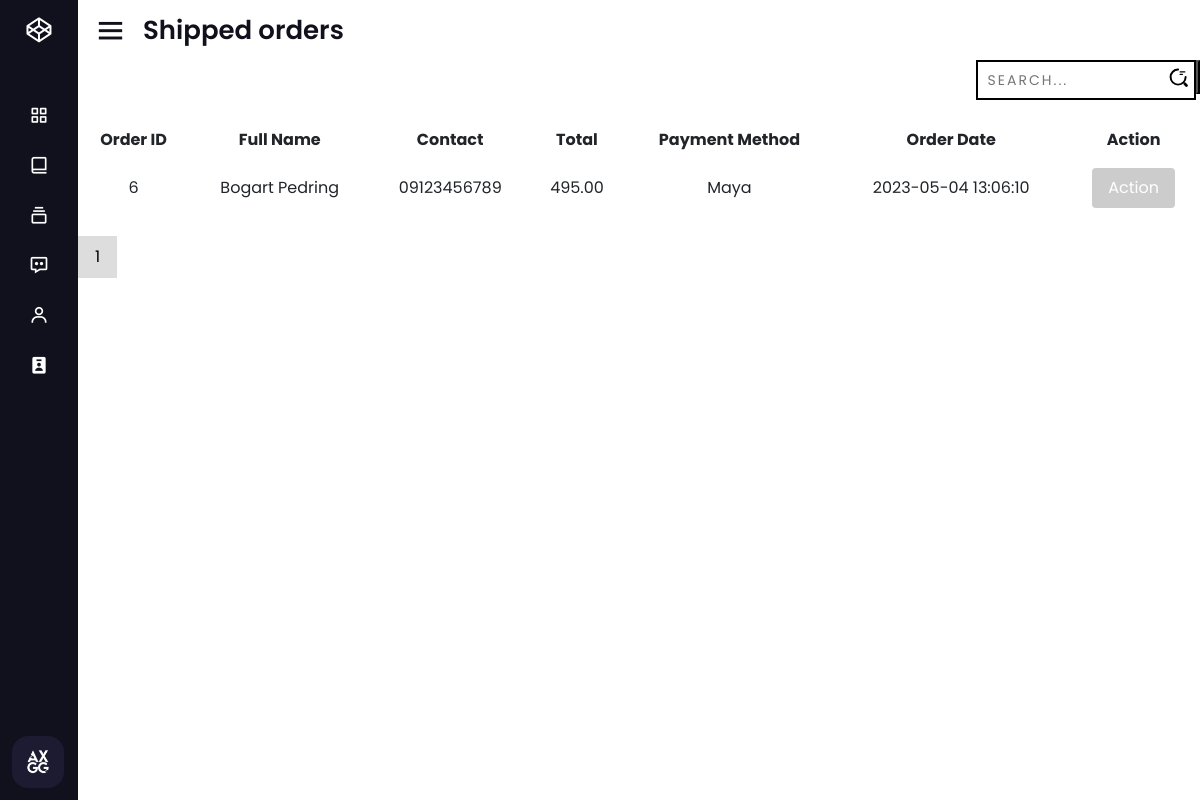
Screenshot of /orders/shipped.php (signed in) with the database file from the repository.
### tables this page shows
CREATE TABLE `orders` (
  `ord_id` int(11) NOT NULL,
  `user_id` int(11) DEFAULT NULL,
  `add_id` int(11) DEFAULT NULL,
  `full_name` varchar(50) NOT NULL,
  `contact` varchar(50) NOT NULL,
  `mod_` varchar(50) NOT NULL,
  `mop` varchar(50) NOT NULL,
  `status` tinyint(1) NOT NULL DEFAULT 0,
  `note` text DEFAULT NULL,
  `shipping` decimal(9,2) NOT NULL DEFAULT 150.00,
  `total` decimal(9,2) NOT NULL,
  `ord_date` datetime DEFAULT current_timestamp()
);

### orders/shipped.php (the view, shortened to what this page needs)
<!DOCTYPE html>
<html lang="en">
<head>
  <link rel="stylesheet" href="./css/shipped.css">
</head>
<body>
  <?php include('../includes/sidenav.php') ?>
  <section class="home-section">
    <div class="home-content">
      <i class='bx bx-menu'></i>
      <span class="text">Shipped orders</span>
    </div>
    <?php
    include('../config.php');
    $perPage = 10;
    $page = isset($_GET['page']) ? intval($_GET['page']) : 1;
    $offset = ($page - 1) * $perPage;
    if (isset($_GET['search']) && !empty($_GET['search'])) {
      $search = $_GET['search'];
      $sql = "SELECT * FROM orders WHERE status = 5 AND (full_name LIKE '%$search%' OR contact LIKE '%$search%') ORDER BY ord_date DESC LIMIT $offset, $perPage";
    } else {
      $sql = "SELECT * FROM orders WHERE status = 5 ORDER BY ord_date DESC LIMIT $offset, $perPage";
    }
    $result = mysqli_query($conn, $sql);
    if (mysqli_num_rows($result) > 0) {
      echo '
  <div class="input-container" style="margin-left: 80%; margin-bottom:20px;">
    <form action="" method="GET">
      <input type="text" name="search" class="input" placeholder="Search..." value="' . (isset($_GET['search']) ? $_GET['search'] : '') . '">
      <button style="position:absolute; padding-top:30px;">
        <span class="icon">
          <svg width="19px" height="19px" viewBox="0 0 24 24" fill="none" xmlns="http://www.w3.org/2000/svg">
            <g id="SVGRepo_bgCarrier" stroke-width="0"></g>
            <g id="SVGRepo_tracerCarrier" stroke-linecap="round" stroke-linejoin="round"></g>
            <g id="SVGRepo_iconCarrier">
              <path opacity="1" d="M14 5H20" stroke="#000" stroke-width="1.5" stroke-linecap="round" stroke-linejoin="round"></path>
              <path opacity="1" d="M14 8H17" stroke="#000" stroke-width="1.5" stroke-linecap="round" stroke-linejoin="round"></path>
              <path d="M21 11.5C21 16.75 16.75 21 11.5 21C6.25 21 2 16.75 2 11.5C2 6.25 6.25 2 11.5 2" stroke="#000" stroke-width="2.5" stroke-linecap="round" stroke-linejoin="round"></path>
              <path opacity="1" d="M22 22L20 20" stroke="#000" stroke-width="3.5" stroke-linecap="round" stroke-linejoin="round"></path>
            </g>
          </svg>
        </span>
      </button>
    </form>
  </div>
    <table>
      <thead>
        <tr>
          <th>Order ID</th>
          <th>Full Name</th>
          <th>Contact</th>
          <th>Total</th>
          <th>Payment Method</th>
          <th>Order Date</th>
          <th>Action</th>
        </tr>
      </thead>
    <tbody>';
      while ($row = mysqli_fetch_assoc($result)) {
        $orderId = $row['ord_id'];
        $fullName = $row['full_name'];
        $contact = $row['contact'];
        $total = $row['total'];
        $payment = $row['mop'];
        $orderDate = $row['ord_date'];
        echo '<tr>
                <td>' . $orderId . '</td>
                <td>' . $fullName . '</td>
                <td>' . $contact . '</td>
                <td>' . $total . '</td>
                <td>' . $payment . '</td>
                <td>' . $orderDate . '</td>
                <td>
                  <button class="action-button">Action</button>
                  <div class="more-options">
                    <form action="./actions/to-completed.php" method="post">
                      <input type="hidden" name="orderId" value="' . $orderId . '">
                      <button type="submit" name="completed" class="status">Completed</button>
                    </form>
                    <a href="shipped-view.php?id=' . $orderId . '"><button class="view">View</button></a>
                  </div>
                </td>
              </tr>';
      }
      echo '</tbody>
    </table>';
      $totalOrders = mysqli_num_rows(mysqli_query($conn, "SELECT * FROM orders WHERE status = 5"));
      $totalPages = ceil($totalOrders / $perPage);
      echo '<div class="pagination">';
      for ($i = 1; $i <= $totalPages; $i++) {
        echo '<a href="?page=' . $i . '" ' . ($page == $i ? 'class="active"' : '') . '>' . $i . '</a>';
      }
      echo '</div>';
    } else {
      echo 'No orders found.';
    }
    ?>
  </section>
</body>
</html>

### orders/css/shipped.css (style rules this page uses)
table { font-family: arial, sans-serif; border-collapse: collapse; width: 100%; text-align: center; }
td, th { border: 1px solid #dddddd; text-align: left; padding: 8px; text-align: center; }
.pagination { margin-top: 20px; text-align: center; }
.pagination a { display: inline-block; padding: 8px 16px; text-decoration: none; color: #000; border: 1px solid #ddd; margin-right: 5px; }
.pagination a.active { background-color: #ddd; }
.action-button { padding: 8px 16px; background-color: #4CAF50; color: #fff; border: none; border-radius: 4px; cursor: pointer; }
.action-button { padding: 8px 16px; background-color: #ccc; color: #fff; border: none; border-radius: 4px; cursor: pointer; }
.input-container { width: 220px; position: relative; }
.icon { position: absolute; right: 10px; top: calc(50% + 5px); transform: translateY(calc(-50% - 5px)); }
.input { width: 100%; height: 40px; padding: 10px; transition: .2s linear; border: 2.5px solid black; font-size: 14px; text-transform: uppercase; letter-spacing: 2px; }

### assets/css/style.css (style rules this page uses)
* { margin: 0; padding: 0; box-sizing: border-box; font-family: "Poppins", sans-serif; }
:root { --background-color1: #fafaff; --background-color2: #ffffff; --background-color3: #ededed; --background-color4: #cad7fda4; --primary-color: #4b49ac; --secondary-color: #0c007d; --Border-color: #3f0097; --one-use-color: #3f0097; --two-use-color: #5500cb; }

### includes/sidenav.php (style rules this page uses)
* { margin: 0; padding: 0; box-sizing: border-box; font-family: 'Poppins', sans-serif; }
.home-section { position: relative; height: 100vh; left: 260px; width: calc(100% - 260px); transition: all 0.5s ease; }
.sidebar.close~.home-section { left: 78px; width: calc(100% - 78px); }
.home-section .home-content { height: 60px; display: flex; align-items: center; }
.home-section .home-content .bx-menu, .home-section .home-content .text { color: #11101d; font-size: 35px; }
.home-section .home-content .bx-menu { margin: 0 15px; cursor: pointer; }
.home-section .home-content .text { font-size: 26px; font-weight: 600; }

### rows the page displays
orders: ord_id "6", full_name "Bogart Pedring", contact "09123456789", total "495.00", mop "Maya", ord_date "2023-05-04 13:06:10"
